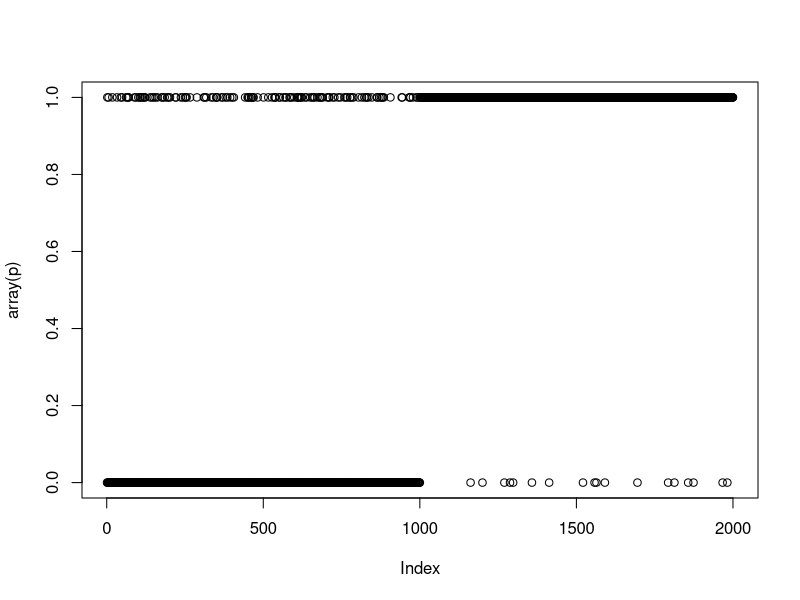
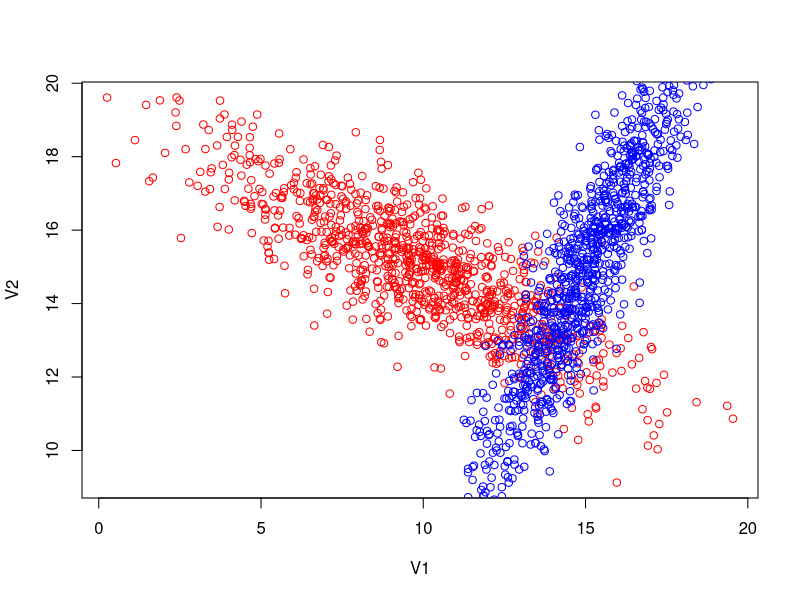
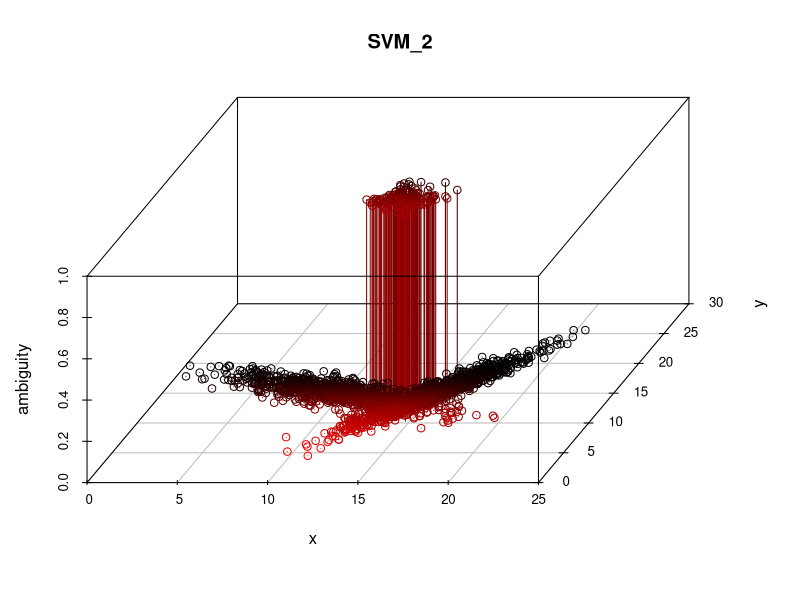
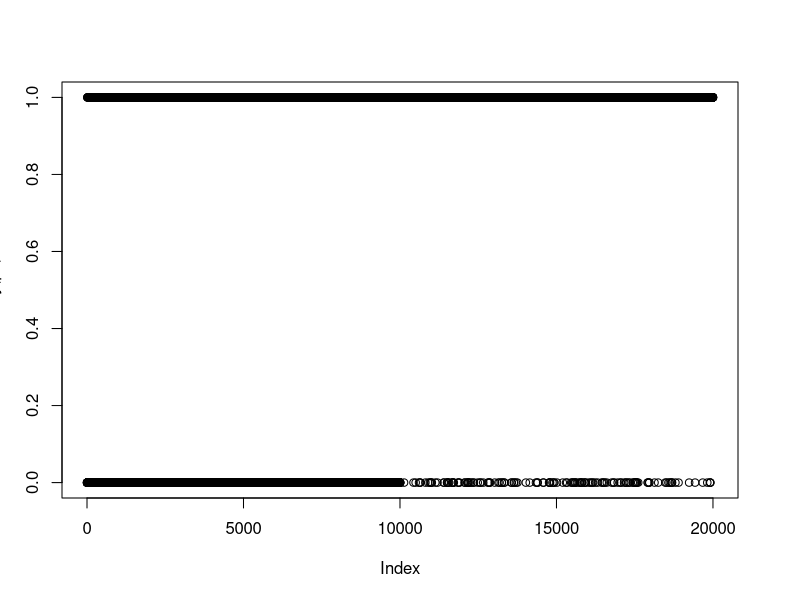
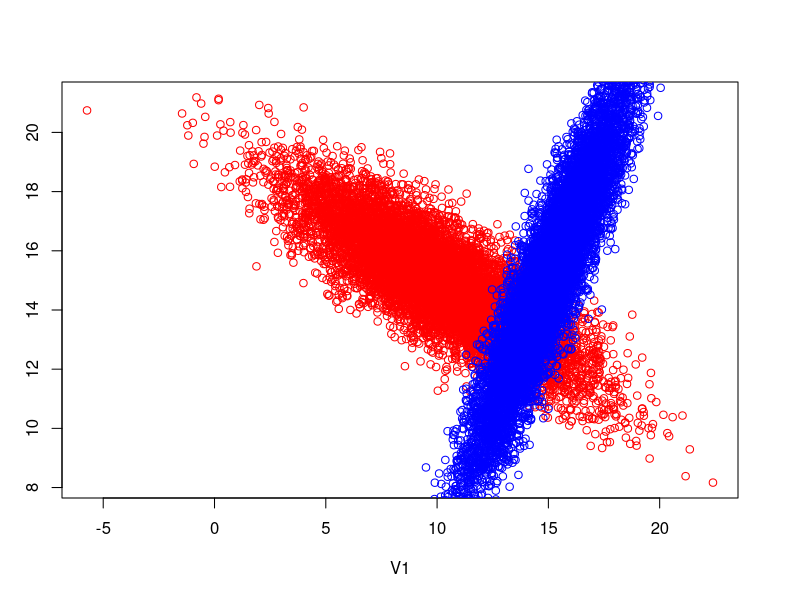
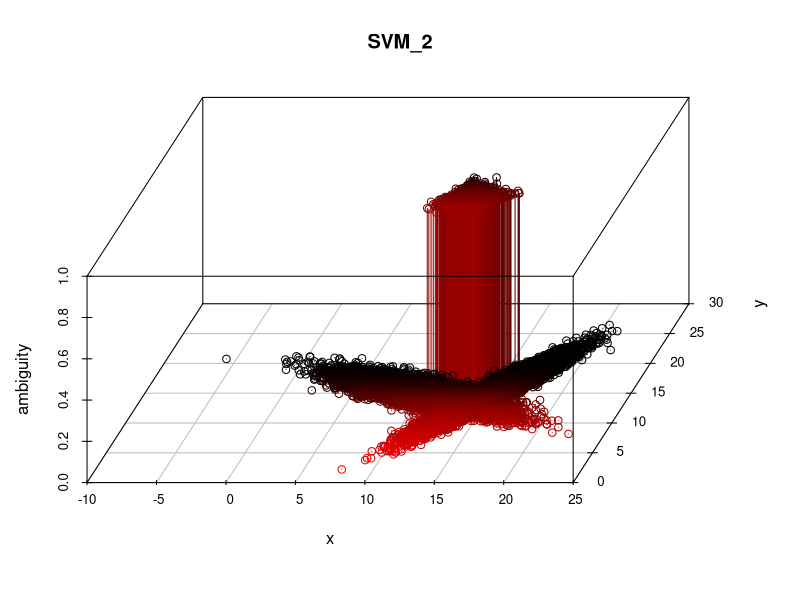

The R source for these figures, in order:
## ---- chunk 1
knitr::opts_chunk$set(echo = TRUE)
## ---- chunk 2
library(e1071)
srd1 <- read.csv("srd1.csv", header=FALSE)
srd2 <- read.csv("srd2.csv", header=FALSE)

y1 <- rep(0,1000)
y2 <- rep(1,1000)
y <- factor(c(y1, y2))
x <- rbind(srd1, srd2)
model <- svm(x, y, type="C-classification") #support vector machines algorithm, data classification method
p <- predict(model,x)
summary(p)
plot(array(p))

f=plot(srd1, col="red")
points(srd2, col="blue")

## ---- chunk 3

library(scatterplot3d)
i <- as.matrix(as.numeric(predict(model, x[1:1000,]))-1) # predicts the first thousand
j <- as.matrix(as.numeric(predict(model, x[1001:2000,]))-2)
j <- abs(j)
z <- c(i,j)
scatterplot3d(x[,1], x[,2], z, pch=1, highlight.3d=TRUE, type="h", main="SVM_2", xlab = "x", ylab = "y", zlab = "ambiguity", angle = 65) 

## ---- chunk 4
rd1 <- read.csv("rd1.csv", header=FALSE)
rd2 <- read.csv("rd2.csv", header=FALSE)

xlong <- rbind(rd1, rd2)

p2 <- predict(model,xlong)
summary(p2)
plot(array(p2))

g=plot(rd1, col="red")
points(rd2, col="blue")

## ---- chunk 5
k <- as.matrix(as.numeric(predict(model, xlong[1:10000,]))-1) # predicts the first thousand
m <- as.matrix(as.numeric(predict(model, xlong[10001:20000,]))-2)
m <- abs(m)
z2 <- c(k,m)
scatterplot3d(xlong[,1], xlong[,2], z2, pch=1, highlight.3d=TRUE, type="h", main="SVM_2", xlab = "x", ylab = "y", zlab = "ambiguity", angle = 65) 
